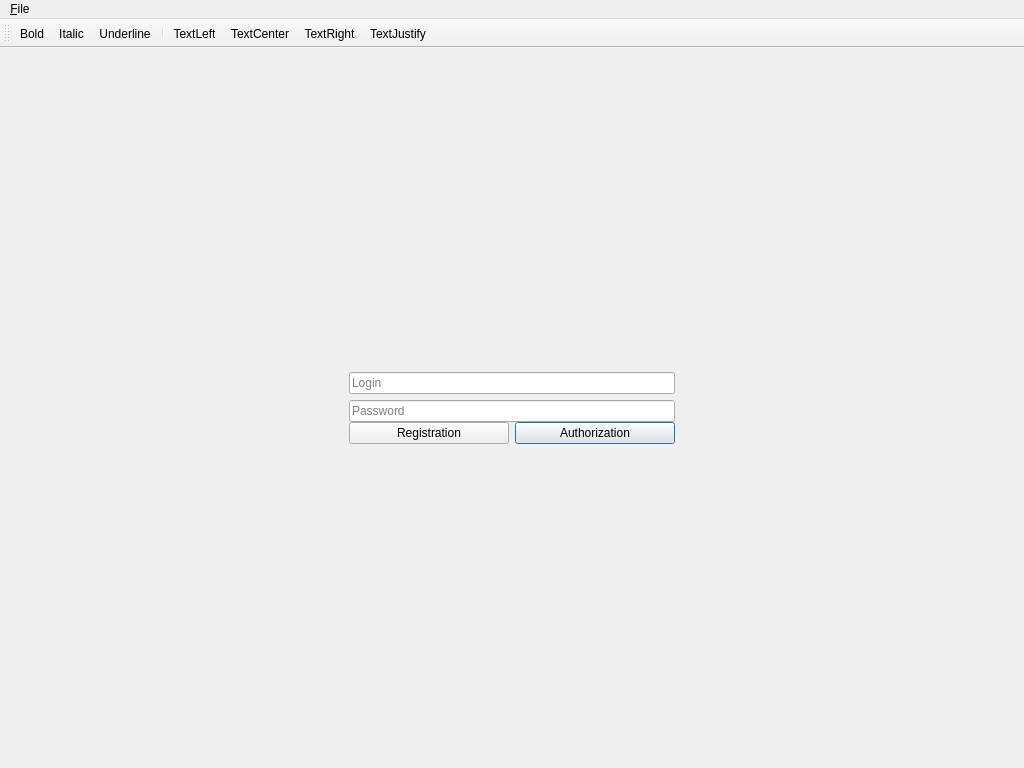
<?xml version="1.0" encoding="UTF-8"?>
<ui version="4.0">
 <class>MainWindow</class>
 <widget class="QMainWindow" name="MainWindow">
  <property name="geometry">
   <rect>
    <x>0</x>
    <y>0</y>
    <width>1024</width>
    <height>768</height>
   </rect>
  </property>
  <property name="windowTitle">
   <string>Private Diary</string>
  </property>
  <widget class="QWidget" name="centralWidget">
   <layout class="QGridLayout" name="gridLayout_3">
    <item row="0" column="0">
     <widget class="QStackedWidget" name="stackedWidget">
      <property name="enabled">
       <bool>true</bool>
      </property>
      <widget class="QWidget" name="page">
       <layout class="QGridLayout" name="gridLayout">
        <item row="0" column="0">
         <layout class="QGridLayout" name="gridLayout_2">
          <item row="0" column="1">
           <spacer name="verticalSpacer_2">
            <property name="orientation">
             <enum>Qt::Vertical</enum>
            </property>
            <property name="sizeHint" stdset="0">
             <size>
              <width>20</width>
              <height>40</height>
             </size>
            </property>
           </spacer>
          </item>
          <item row="1" column="0">
           <spacer name="horizontalSpacer">
            <property name="orientation">
             <enum>Qt::Horizontal</enum>
            </property>
            <property name="sizeHint" stdset="0">
             <size>
              <width>40</width>
              <height>20</height>
             </size>
            </property>
           </spacer>
          </item>
          <item row="1" column="1">
           <layout class="QVBoxLayout" name="verticalLayout_2">
            <property name="spacing">
             <number>0</number>
            </property>
            <item>
             <layout class="QVBoxLayout" name="verticalLayout">
              <item>
               <widget class="QLineEdit" name="leUsername">
                <property name="placeholderText">
                 <string>Login</string>
                </property>
               </widget>
              </item>
              <item>
               <widget class="QLineEdit" name="lePassword">
                <property name="echoMode">
                 <enum>QLineEdit::Password</enum>
                </property>
                <property name="placeholderText">
                 <string extracomment="Password">Password</string>
                </property>
               </widget>
              </item>
             </layout>
            </item>
            <item>
             <layout class="QHBoxLayout" name="horizontalLayout">
              <item>
               <widget class="QPushButton" name="btnRegistration">
                <property name="text">
                 <string>Registration</string>
                </property>
               </widget>
              </item>
              <item>
               <widget class="QPushButton" name="btnAuth">
                <property name="text">
                 <string>Authorization</string>
                </property>
                <property name="autoDefault">
                 <bool>true</bool>
                </property>
                <property name="default">
                 <bool>true</bool>
                </property>
               </widget>
              </item>
             </layout>
            </item>
           </layout>
          </item>
          <item row="1" column="2">
           <spacer name="horizontalSpacer_2">
            <property name="orientation">
             <enum>Qt::Horizontal</enum>
            </property>
            <property name="sizeHint" stdset="0">
             <size>
              <width>40</width>
              <height>20</height>
             </size>
            </property>
           </spacer>
          </item>
          <item row="2" column="1">
           <spacer name="verticalSpacer">
            <property name="orientation">
             <enum>Qt::Vertical</enum>
            </property>
            <property name="sizeHint" stdset="0">
             <size>
              <width>20</width>
              <height>40</height>
             </size>
            </property>
           </spacer>
          </item>
         </layout>
        </item>
       </layout>
      </widget>
      <widget class="QWidget" name="page_2">
       <layout class="QGridLayout" name="gridLayout_4">
        <property name="leftMargin">
         <number>0</number>
        </property>
        <property name="topMargin">
         <number>0</number>
        </property>
        <property name="rightMargin">
         <number>0</number>
        </property>
        <property name="bottomMargin">
         <number>0</number>
        </property>
        <property name="spacing">
         <number>0</number>
        </property>
        <item row="0" column="0">
         <widget class="QSplitter" name="splitter">
          <property name="orientation">
           <enum>Qt::Horizontal</enum>
          </property>
          <widget class="QWidget" name="layoutWidget">
           <layout class="QVBoxLayout" name="verticalLayout_4">
            <property name="spacing">
             <number>0</number>
            </property>
            <item>
             <widget class="QListView" name="lvTitleList">
              <property name="font">
               <font>
                <pointsize>18</pointsize>
               </font>
              </property>
              <property name="dragEnabled">
               <bool>false</bool>
              </property>
              <property name="dragDropMode">
               <enum>QAbstractItemView::NoDragDrop</enum>
              </property>
              <property name="defaultDropAction">
               <enum>Qt::CopyAction</enum>
              </property>
             </widget>
            </item>
            <item>
             <layout class="QHBoxLayout" name="horizontalLayout_2">
              <property name="spacing">
               <number>0</number>
              </property>
              <property name="sizeConstraint">
               <enum>QLayout::SetDefaultConstraint</enum>
              </property>
              <item>
               <widget class="QPushButton" name="btnAddPost">
                <property name="cursor">
                 <cursorShape>ArrowCursor</cursorShape>
                </property>
                <property name="toolTip">
                 <string>Add New Post</string>
                </property>
                <property name="text">
                 <string/>
                </property>
               </widget>
              </item>
              <item>
               <widget class="QPushButton" name="btnDeletePost">
                <property name="toolTip">
                 <string>Delete Post</string>
                </property>
                <property name="text">
                 <string/>
                </property>
               </widget>
              </item>
              <item>
               <spacer name="horizontalSpacer_3">
                <property name="orientation">
                 <enum>Qt::Horizontal</enum>
                </property>
                <property name="sizeHint" stdset="0">
                 <size>
                  <width>40</width>
                  <height>20</height>
                 </size>
                </property>
               </spacer>
              </item>
             </layout>
            </item>
           </layout>
          </widget>
          <widget class="QWidget" name="layoutWidget">
           <layout class="QVBoxLayout" name="verticalLayout_3">
            <property name="spacing">
             <number>0</number>
            </property>
            <item>
             <widget class="QLineEdit" name="leTitle">
              <property name="font">
               <font>
                <pointsize>22</pointsize>
                <weight>75</weight>
                <bold>true</bold>
               </font>
              </property>
             </widget>
            </item>
            <item>
             <widget class="QTextEdit" name="textEdit">
              <property name="font">
               <font>
                <pointsize>18</pointsize>
               </font>
              </property>
             </widget>
            </item>
           </layout>
          </widget>
         </widget>
        </item>
       </layout>
      </widget>
     </widget>
    </item>
   </layout>
  </widget>
  <widget class="QMenuBar" name="menuBar">
   <property name="geometry">
    <rect>
     <x>0</x>
     <y>0</y>
     <width>1024</width>
     <height>22</height>
    </rect>
   </property>
   <widget class="QMenu" name="menuFIle">
    <property name="title">
     <string>&amp;File</string>
    </property>
    <addaction name="actionSettings"/>
    <addaction name="actionDownload_Database"/>
    <addaction name="actionUpload_Database"/>
    <addaction name="separator"/>
    <addaction name="actionLogout"/>
   </widget>
   <addaction name="menuFIle"/>
  </widget>
  <widget class="QToolBar" name="mainToolBar">
   <attribute name="toolBarArea">
    <enum>TopToolBarArea</enum>
   </attribute>
   <attribute name="toolBarBreak">
    <bool>false</bool>
   </attribute>
   <addaction name="actionBold"/>
   <addaction name="actionItalic"/>
   <addaction name="actionUnderline"/>
   <addaction name="separator"/>
   <addaction name="actionTextLeft"/>
   <addaction name="actionTextCenter"/>
   <addaction name="actionTextRight"/>
   <addaction name="actionTextJustify"/>
  </widget>
  <action name="actionBold">
   <property name="icon">
    <iconset resource="qrc.qrc">
     <normaloff>:/Images/format_bold.png</normaloff>:/Images/format_bold.png</iconset>
   </property>
   <property name="text">
    <string>Bold</string>
   </property>
  </action>
  <action name="actionItalic">
   <property name="icon">
    <iconset resource="qrc.qrc">
     <normaloff>:/Images/format_italic.png</normaloff>:/Images/format_italic.png</iconset>
   </property>
   <property name="text">
    <string>Italic</string>
   </property>
  </action>
  <action name="actionUnderline">
   <property name="icon">
    <iconset resource="qrc.qrc">
     <normaloff>:/Images/format_underlined.png</normaloff>:/Images/format_underlined.png</iconset>
   </property>
   <property name="text">
    <string>Underline</string>
   </property>
  </action>
  <action name="actionTextLeft">
   <property name="icon">
    <iconset resource="qrc.qrc">
     <normaloff>:/Images/format_align_left.png</normaloff>:/Images/format_align_left.png</iconset>
   </property>
   <property name="text">
    <string>TextLeft</string>
   </property>
  </action>
  <action name="actionTextCenter">
   <property name="icon">
    <iconset resource="qrc.qrc">
     <normaloff>:/Images/format_align_center.png</normaloff>:/Images/format_align_center.png</iconset>
   </property>
   <property name="text">
    <string>TextCenter</string>
   </property>
  </action>
  <action name="actionTextRight">
   <property name="icon">
    <iconset resource="qrc.qrc">
     <normaloff>:/Images/format_align_right.png</normaloff>:/Images/format_align_right.png</iconset>
   </property>
   <property name="text">
    <string>TextRight</string>
   </property>
  </action>
  <action name="actionTextJustify">
   <property name="icon">
    <iconset resource="qrc.qrc">
     <normaloff>:/Images/format_align_justify.png</normaloff>:/Images/format_align_justify.png</iconset>
   </property>
   <property name="text">
    <string>TextJustify</string>
   </property>
  </action>
  <action name="actionExit">
   <property name="icon">
    <iconset resource="qrc.qrc">
     <normaloff>:/Images/exit_to_app.png</normaloff>:/Images/exit_to_app.png</iconset>
   </property>
   <property name="text">
    <string>Exit</string>
   </property>
  </action>
  <action name="actionSettings">
   <property name="text">
    <string>&amp;Settings</string>
   </property>
  </action>
  <action name="actionDownload_Database">
   <property name="text">
    <string>&amp;Download Database</string>
   </property>
  </action>
  <action name="actionUpload_Database">
   <property name="text">
    <string>&amp;Upload Database</string>
   </property>
  </action>
  <action name="actionLogout">
   <property name="text">
    <string>&amp;Logout</string>
   </property>
  </action>
 </widget>
 <layoutdefault spacing="6" margin="11"/>
 <resources>
  <include location="qrc.qrc"/>
 </resources>
 <connections/>
</ui>
